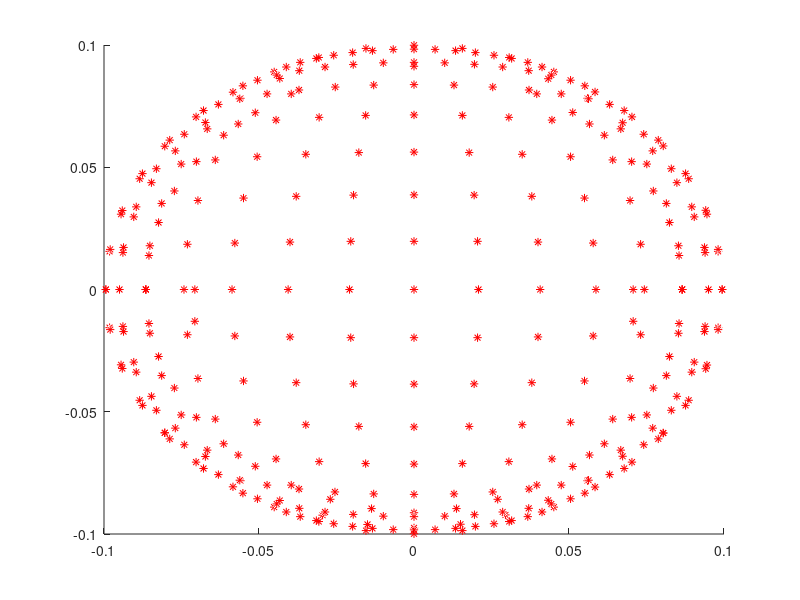

Source code (MATLAB):
clc
clear all
close all

cart = {};
Tag = 1; x = 2; y = 3; z = 4;

fid = fopen('plotting_1005.txt');
tline = fgetl(fid);
while ischar(tline)
    %disp(tline)
    C = strsplit(tline);
    cart = [cart; C(1) str2num(C{x}) str2num(C{y}) str2num(C{z})];
    tline = fgetl(fid);
end
fclose(fid);

figure
hold on
result = {};
for i = 1:length(cart)
    TAG = cart(i,Tag);
    X = cell2mat(cart(i,x));
    Y = cell2mat(cart(i,y));
    Z = cell2mat(cart(i,z));
    plot3(X,Y,Z,'r*');
    R = sqrt(X*X + Y*Y + Z*Z);
    X = R*X;
    Y = R*Y;
    Z = R*Z;
    cylindre = 180/pi*atan2(Y,X) - 90;
    spherical = 180/pi*atan2(Z,sqrt(X*X+Y*Y)) - 90;
    if spherical < 0
        spherical = -spherical;
        cylindre = cylindre + 180;
    end
    if cylindre > 180
        cylindre = cylindre - 360;
    end
    %spherical = spherical - 90;
    result = [result ; strcat(TAG, {' '}, 'Head', {' '}, num2str(0), {' '}, num2str(cylindre), {' '}, num2str(spherical))];
end
result
fid = fopen('result.txt','w');
for i = 1:length(result)
    fprintf(fid,result{i});
    fprintf(fid,'\r\n');
end
fclose(fid);